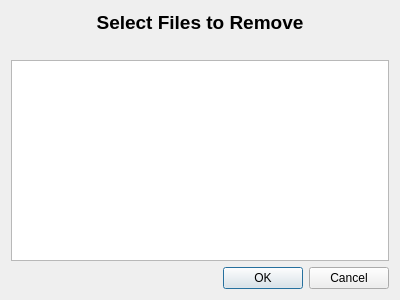
<?xml version="1.0" encoding="UTF-8"?>
<ui version="4.0">
 <class>Dialog</class>
 <widget class="QDialog" name="Dialog">
  <property name="geometry">
   <rect>
    <x>0</x>
    <y>0</y>
    <width>400</width>
    <height>300</height>
   </rect>
  </property>
  <property name="windowTitle">
   <string>Dialog</string>
  </property>
  <layout class="QVBoxLayout" name="verticalLayout">
   <item>
    <widget class="QLabel" name="label">
     <property name="font">
      <font>
       <pointsize>14</pointsize>
       <weight>75</weight>
       <bold>true</bold>
      </font>
     </property>
     <property name="text">
      <string>Select Files to Remove</string>
     </property>
     <property name="alignment">
      <set>Qt::AlignCenter</set>
     </property>
    </widget>
   </item>
   <item>
    <widget class="QLabel" name="commonPath">
     <property name="text">
      <string/>
     </property>
    </widget>
   </item>
   <item>
    <widget class="QListWidget" name="listWidget">
     <property name="selectionMode">
      <enum>QAbstractItemView::ExtendedSelection</enum>
     </property>
    </widget>
   </item>
   <item>
    <widget class="QDialogButtonBox" name="buttonBox">
     <property name="orientation">
      <enum>Qt::Horizontal</enum>
     </property>
     <property name="standardButtons">
      <set>QDialogButtonBox::Cancel|QDialogButtonBox::Ok</set>
     </property>
    </widget>
   </item>
  </layout>
 </widget>
 <resources/>
 <connections>
  <connection>
   <sender>buttonBox</sender>
   <signal>accepted()</signal>
   <receiver>Dialog</receiver>
   <slot>accept()</slot>
   <hints>
    <hint type="sourcelabel">
     <x>248</x>
     <y>254</y>
    </hint>
    <hint type="destinationlabel">
     <x>157</x>
     <y>274</y>
    </hint>
   </hints>
  </connection>
  <connection>
   <sender>buttonBox</sender>
   <signal>rejected()</signal>
   <receiver>Dialog</receiver>
   <slot>reject()</slot>
   <hints>
    <hint type="sourcelabel">
     <x>316</x>
     <y>260</y>
    </hint>
    <hint type="destinationlabel">
     <x>286</x>
     <y>274</y>
    </hint>
   </hints>
  </connection>
 </connections>
</ui>
